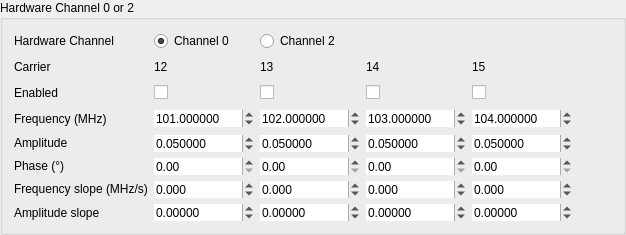
     <widget class="QGroupBox" name="groupBox_HW0_3">
      <property name="sizePolicy">
       <sizepolicy hsizetype="Preferred" vsizetype="Preferred">
        <horstretch>0</horstretch>
        <verstretch>0</verstretch>
       </sizepolicy>
      </property>
      <property name="minimumSize">
       <size>
        <width>0</width>
        <height>0</height>
       </size>
      </property>
      <property name="title">
       <string>Hardware Channel 0 or 2</string>
      </property>
      <property name="alignment">
       <set>Qt::AlignLeading|Qt::AlignLeft|Qt::AlignTop</set>
      </property>
      <layout class="QGridLayout" name="gridLayout_8">
       <item row="3" column="2">
        <widget class="QLabel" name="label_core_13">
         <property name="text">
          <string>13</string>
         </property>
        </widget>
       </item>
       <item row="7" column="1">
        <widget class="QDoubleSpinBox" name="phase_12">
         <property name="sizePolicy">
          <sizepolicy hsizetype="Fixed" vsizetype="Fixed">
           <horstretch>0</horstretch>
           <verstretch>0</verstretch>
          </sizepolicy>
         </property>
         <property name="minimumSize">
          <size>
           <width>100</width>
           <height>0</height>
          </size>
         </property>
         <property name="frame">
          <bool>false</bool>
         </property>
         <property name="suffix">
          <string/>
         </property>
         <property name="decimals">
          <number>2</number>
         </property>
         <property name="maximum">
          <double>360.000000000000000</double>
         </property>
         <property name="singleStep">
          <double>0.100000000000000</double>
         </property>
        </widget>
       </item>
       <item row="8" column="4">
        <widget class="QDoubleSpinBox" name="frequencySlope_15">
         <property name="sizePolicy">
          <sizepolicy hsizetype="Fixed" vsizetype="Fixed">
           <horstretch>0</horstretch>
           <verstretch>0</verstretch>
          </sizepolicy>
         </property>
         <property name="minimumSize">
          <size>
           <width>100</width>
           <height>0</height>
          </size>
         </property>
         <property name="frame">
          <bool>false</bool>
         </property>
         <property name="suffix">
          <string/>
         </property>
         <property name="decimals">
          <number>3</number>
         </property>
         <property name="minimum">
          <double>-1250.000000000000000</double>
         </property>
         <property name="maximum">
          <double>1250.000000000000000</double>
         </property>
         <property name="singleStep">
          <double>10.000000000000000</double>
         </property>
        </widget>
       </item>
       <item row="3" column="3">
        <widget class="QLabel" name="label_core_14">
         <property name="text">
          <string>14</string>
         </property>
        </widget>
       </item>
       <item row="3" column="1">
        <widget class="QLabel" name="label_core_12">
         <property name="text">
          <string>12</string>
         </property>
        </widget>
       </item>
       <item row="4" column="0">
        <widget class="QLabel" name="label_enabled_3">
         <property name="sizePolicy">
          <sizepolicy hsizetype="Fixed" vsizetype="Preferred">
           <horstretch>0</horstretch>
           <verstretch>0</verstretch>
          </sizepolicy>
         </property>
         <property name="minimumSize">
          <size>
           <width>120</width>
           <height>20</height>
          </size>
         </property>
         <property name="text">
          <string>Enabled</string>
         </property>
        </widget>
       </item>
       <item row="7" column="3">
        <widget class="QDoubleSpinBox" name="phase_13">
         <property name="sizePolicy">
          <sizepolicy hsizetype="Fixed" vsizetype="Fixed">
           <horstretch>0</horstretch>
           <verstretch>0</verstretch>
          </sizepolicy>
         </property>
         <property name="minimumSize">
          <size>
           <width>100</width>
           <height>0</height>
          </size>
         </property>
         <property name="frame">
          <bool>false</bool>
         </property>
         <property name="suffix">
          <string/>
         </property>
         <property name="decimals">
          <number>2</number>
         </property>
         <property name="maximum">
          <double>360.000000000000000</double>
         </property>
         <property name="singleStep">
          <double>0.100000000000000</double>
         </property>
        </widget>
       </item>
       <item row="7" column="2">
        <widget class="QDoubleSpinBox" name="phase_14">
         <property name="sizePolicy">
          <sizepolicy hsizetype="Fixed" vsizetype="Fixed">
           <horstretch>0</horstretch>
           <verstretch>0</verstretch>
          </sizepolicy>
         </property>
         <property name="minimumSize">
          <size>
           <width>100</width>
           <height>0</height>
          </size>
         </property>
         <property name="frame">
          <bool>false</bool>
         </property>
         <property name="suffix">
          <string/>
         </property>
         <property name="decimals">
          <number>2</number>
         </property>
         <property name="maximum">
          <double>360.000000000000000</double>
         </property>
         <property name="singleStep">
          <double>0.100000000000000</double>
         </property>
        </widget>
       </item>
       <item row="4" column="2">
        <widget class="QCheckBox" name="enable_13">
         <property name="sizePolicy">
          <sizepolicy hsizetype="Fixed" vsizetype="Fixed">
           <horstretch>0</horstretch>
           <verstretch>0</verstretch>
          </sizepolicy>
         </property>
         <property name="minimumSize">
          <size>
           <width>100</width>
           <height>0</height>
          </size>
         </property>
         <property name="text">
          <string/>
         </property>
         <property name="checked">
          <bool>false</bool>
         </property>
        </widget>
       </item>
       <item row="3" column="4">
        <widget class="QLabel" name="label_core_15">
         <property name="text">
          <string>15</string>
         </property>
        </widget>
       </item>
       <item row="5" column="4">
        <widget class="QDoubleSpinBox" name="frequency_15">
         <property name="sizePolicy">
          <sizepolicy hsizetype="Fixed" vsizetype="Fixed">
           <horstretch>0</horstretch>
           <verstretch>0</verstretch>
          </sizepolicy>
         </property>
         <property name="minimumSize">
          <size>
           <width>100</width>
           <height>0</height>
          </size>
         </property>
         <property name="frame">
          <bool>false</bool>
         </property>
         <property name="suffix">
          <string/>
         </property>
         <property name="decimals">
          <number>6</number>
         </property>
         <property name="maximum">
          <double>1250.000000000000000</double>
         </property>
         <property name="value">
          <double>104.000000000000000</double>
         </property>
        </widget>
       </item>
       <item row="5" column="2">
        <widget class="QDoubleSpinBox" name="frequency_13">
         <property name="sizePolicy">
          <sizepolicy hsizetype="Fixed" vsizetype="Fixed">
           <horstretch>0</horstretch>
           <verstretch>0</verstretch>
          </sizepolicy>
         </property>
         <property name="minimumSize">
          <size>
           <width>100</width>
           <height>0</height>
          </size>
         </property>
         <property name="frame">
          <bool>false</bool>
         </property>
         <property name="suffix">
          <string/>
         </property>
         <property name="decimals">
          <number>6</number>
         </property>
         <property name="maximum">
          <double>1250.000000000000000</double>
         </property>
         <property name="value">
          <double>102.000000000000000</double>
         </property>
        </widget>
       </item>
       <item row="7" column="4">
        <widget class="QDoubleSpinBox" name="phase_15">
         <property name="sizePolicy">
          <sizepolicy hsizetype="Fixed" vsizetype="Fixed">
           <horstretch>0</horstretch>
           <verstretch>0</verstretch>
          </sizepolicy>
         </property>
         <property name="minimumSize">
          <size>
           <width>100</width>
           <height>0</height>
          </size>
         </property>
         <property name="frame">
          <bool>false</bool>
         </property>
         <property name="suffix">
          <string/>
         </property>
         <property name="decimals">
          <number>2</number>
         </property>
         <property name="maximum">
          <double>360.000000000000000</double>
         </property>
         <property name="singleStep">
          <double>0.100000000000000</double>
         </property>
        </widget>
       </item>
       <item row="6" column="0">
        <widget class="QLabel" name="label_ampl_3">
         <property name="sizePolicy">
          <sizepolicy hsizetype="Preferred" vsizetype="Fixed">
           <horstretch>0</horstretch>
           <verstretch>0</verstretch>
          </sizepolicy>
         </property>
         <property name="minimumSize">
          <size>
           <width>120</width>
           <height>0</height>
          </size>
         </property>
         <property name="text">
          <string>Amplitude</string>
         </property>
        </widget>
       </item>
       <item row="5" column="0">
        <widget class="QLabel" name="label_freq_3">
         <property name="sizePolicy">
          <sizepolicy hsizetype="Preferred" vsizetype="Fixed">
           <horstretch>0</horstretch>
           <verstretch>0</verstretch>
          </sizepolicy>
         </property>
         <property name="minimumSize">
          <size>
           <width>120</width>
           <height>0</height>
          </size>
         </property>
         <property name="text">
          <string>Frequency (MHz)</string>
         </property>
        </widget>
       </item>
       <item row="7" column="0">
        <widget class="QLabel" name="label_phas_3">
         <property name="sizePolicy">
          <sizepolicy hsizetype="Preferred" vsizetype="Fixed">
           <horstretch>0</horstretch>
           <verstretch>0</verstretch>
          </sizepolicy>
         </property>
         <property name="minimumSize">
          <size>
           <width>120</width>
           <height>0</height>
          </size>
         </property>
         <property name="text">
          <string>Phase (°)</string>
         </property>
        </widget>
       </item>
       <item row="6" column="4">
        <widget class="QDoubleSpinBox" name="amplitude_15">
         <property name="sizePolicy">
          <sizepolicy hsizetype="Fixed" vsizetype="Fixed">
           <horstretch>0</horstretch>
           <verstretch>0</verstretch>
          </sizepolicy>
         </property>
         <property name="minimumSize">
          <size>
           <width>100</width>
           <height>0</height>
          </size>
         </property>
         <property name="frame">
          <bool>false</bool>
         </property>
         <property name="decimals">
          <number>6</number>
         </property>
         <property name="maximum">
          <double>1.000000000000000</double>
         </property>
         <property name="singleStep">
          <double>0.001000000000000</double>
         </property>
         <property name="value">
          <double>0.050000000000000</double>
         </property>
        </widget>
       </item>
       <item row="5" column="1">
        <widget class="QDoubleSpinBox" name="frequency_12">
         <property name="sizePolicy">
          <sizepolicy hsizetype="Fixed" vsizetype="Fixed">
           <horstretch>0</horstretch>
           <verstretch>0</verstretch>
          </sizepolicy>
         </property>
         <property name="minimumSize">
          <size>
           <width>100</width>
           <height>0</height>
          </size>
         </property>
         <property name="frame">
          <bool>false</bool>
         </property>
         <property name="suffix">
          <string/>
         </property>
         <property name="decimals">
          <number>6</number>
         </property>
         <property name="maximum">
          <double>1250.000000000000000</double>
         </property>
         <property name="value">
          <double>101.000000000000000</double>
         </property>
        </widget>
       </item>
       <item row="8" column="0">
        <widget class="QLabel" name="label_freq_slope_3">
         <property name="sizePolicy">
          <sizepolicy hsizetype="Preferred" vsizetype="Fixed">
           <horstretch>0</horstretch>
           <verstretch>0</verstretch>
          </sizepolicy>
         </property>
         <property name="minimumSize">
          <size>
           <width>120</width>
           <height>0</height>
          </size>
         </property>
         <property name="text">
          <string>Frequency slope (MHz/s)</string>
         </property>
        </widget>
       </item>
       <item row="5" column="3">
        <widget class="QDoubleSpinBox" name="frequency_14">
         <property name="sizePolicy">
          <sizepolicy hsizetype="Fixed" vsizetype="Fixed">
           <horstretch>0</horstretch>
           <verstretch>0</verstretch>
          </sizepolicy>
         </property>
         <property name="minimumSize">
          <size>
           <width>100</width>
           <height>0</height>
          </size>
         </property>
         <property name="frame">
          <bool>false</bool>
         </property>
         <property name="suffix">
          <string/>
         </property>
         <property name="decimals">
          <number>6</number>
         </property>
         <property name="maximum">
          <double>1250.000000000000000</double>
         </property>
         <property name="value">
          <double>103.000000000000000</double>
         </property>
        </widget>
       </item>
       <item row="6" column="2">
        <widget class="QDoubleSpinBox" name="amplitude_13">
         <property name="sizePolicy">
          <sizepolicy hsizetype="Fixed" vsizetype="Fixed">
           <horstretch>0</horstretch>
           <verstretch>0</verstretch>
          </sizepolicy>
         </property>
         <property name="minimumSize">
          <size>
           <width>100</width>
           <height>0</height>
          </size>
         </property>
         <property name="frame">
          <bool>false</bool>
         </property>
         <property name="decimals">
          <number>6</number>
         </property>
         <property name="maximum">
          <double>1.000000000000000</double>
         </property>
         <property name="singleStep">
          <double>0.001000000000000</double>
         </property>
         <property name="value">
          <double>0.050000000000000</double>
         </property>
        </widget>
       </item>
       <item row="6" column="3">
        <widget class="QDoubleSpinBox" name="amplitude_14">
         <property name="sizePolicy">
          <sizepolicy hsizetype="Fixed" vsizetype="Fixed">
           <horstretch>0</horstretch>
           <verstretch>0</verstretch>
          </sizepolicy>
         </property>
         <property name="minimumSize">
          <size>
           <width>100</width>
           <height>0</height>
          </size>
         </property>
         <property name="frame">
          <bool>false</bool>
         </property>
         <property name="decimals">
          <number>6</number>
         </property>
         <property name="maximum">
          <double>1.000000000000000</double>
         </property>
         <property name="singleStep">
          <double>0.001000000000000</double>
         </property>
         <property name="value">
          <double>0.050000000000000</double>
         </property>
        </widget>
       </item>
       <item row="8" column="1">
        <widget class="QDoubleSpinBox" name="frequencySlope_12">
         <property name="sizePolicy">
          <sizepolicy hsizetype="Fixed" vsizetype="Fixed">
           <horstretch>0</horstretch>
           <verstretch>0</verstretch>
          </sizepolicy>
         </property>
         <property name="minimumSize">
          <size>
           <width>100</width>
           <height>0</height>
          </size>
         </property>
         <property name="frame">
          <bool>false</bool>
         </property>
         <property name="suffix">
          <string/>
         </property>
         <property name="decimals">
          <number>3</number>
         </property>
         <property name="minimum">
          <double>-1250.000000000000000</double>
         </property>
         <property name="maximum">
          <double>1250.000000000000000</double>
         </property>
         <property name="singleStep">
          <double>10.000000000000000</double>
         </property>
        </widget>
       </item>
       <item row="8" column="3">
        <widget class="QDoubleSpinBox" name="frequencySlope_14">
         <property name="sizePolicy">
          <sizepolicy hsizetype="Fixed" vsizetype="Fixed">
           <horstretch>0</horstretch>
           <verstretch>0</verstretch>
          </sizepolicy>
         </property>
         <property name="minimumSize">
          <size>
           <width>100</width>
           <height>0</height>
          </size>
         </property>
         <property name="frame">
          <bool>false</bool>
         </property>
         <property name="suffix">
          <string/>
         </property>
         <property name="decimals">
          <number>3</number>
         </property>
         <property name="minimum">
          <double>-1250.000000000000000</double>
         </property>
         <property name="maximum">
          <double>1250.000000000000000</double>
         </property>
         <property name="singleStep">
          <double>10.000000000000000</double>
         </property>
        </widget>
       </item>
       <item row="4" column="1">
        <widget class="QCheckBox" name="enable_12">
         <property name="sizePolicy">
          <sizepolicy hsizetype="Fixed" vsizetype="Fixed">
           <horstretch>0</horstretch>
           <verstretch>0</verstretch>
          </sizepolicy>
         </property>
         <property name="minimumSize">
          <size>
           <width>100</width>
           <height>0</height>
          </size>
         </property>
         <property name="text">
          <string/>
         </property>
         <property name="checked">
          <bool>false</bool>
         </property>
        </widget>
       </item>
       <item row="6" column="1">
        <widget class="QDoubleSpinBox" name="amplitude_12">
         <property name="sizePolicy">
          <sizepolicy hsizetype="Fixed" vsizetype="Fixed">
           <horstretch>0</horstretch>
           <verstretch>0</verstretch>
          </sizepolicy>
         </property>
         <property name="minimumSize">
          <size>
           <width>100</width>
           <height>0</height>
          </size>
         </property>
         <property name="frame">
          <bool>false</bool>
         </property>
         <property name="decimals">
          <number>6</number>
         </property>
         <property name="maximum">
          <double>1.000000000000000</double>
         </property>
         <property name="singleStep">
          <double>0.001000000000000</double>
         </property>
         <property name="value">
          <double>0.050000000000000</double>
         </property>
        </widget>
       </item>
       <item row="3" column="0">
        <widget class="QLabel" name="label_carrier_3">
         <property name="sizePolicy">
          <sizepolicy hsizetype="Preferred" vsizetype="Fixed">
           <horstretch>0</horstretch>
           <verstretch>0</verstretch>
          </sizepolicy>
         </property>
         <property name="minimumSize">
          <size>
           <width>120</width>
           <height>20</height>
          </size>
         </property>
         <property name="text">
          <string>Carrier</string>
         </property>
        </widget>
       </item>
       <item row="8" column="2">
        <widget class="QDoubleSpinBox" name="frequencySlope_13">
         <property name="sizePolicy">
          <sizepolicy hsizetype="Fixed" vsizetype="Fixed">
           <horstretch>0</horstretch>
           <verstretch>0</verstretch>
          </sizepolicy>
         </property>
         <property name="minimumSize">
          <size>
           <width>100</width>
           <height>0</height>
          </size>
         </property>
         <property name="frame">
          <bool>false</bool>
         </property>
         <property name="suffix">
          <string/>
         </property>
         <property name="decimals">
          <number>3</number>
         </property>
         <property name="minimum">
          <double>-1250.000000000000000</double>
         </property>
         <property name="maximum">
          <double>1250.000000000000000</double>
         </property>
         <property name="singleStep">
          <double>10.000000000000000</double>
         </property>
        </widget>
       </item>
       <item row="4" column="4">
        <widget class="QCheckBox" name="enable_15">
         <property name="sizePolicy">
          <sizepolicy hsizetype="Fixed" vsizetype="Fixed">
           <horstretch>0</horstretch>
           <verstretch>0</verstretch>
          </sizepolicy>
         </property>
         <property name="minimumSize">
          <size>
           <width>100</width>
           <height>0</height>
          </size>
         </property>
         <property name="text">
          <string/>
         </property>
         <property name="checked">
          <bool>false</bool>
         </property>
        </widget>
       </item>
       <item row="0" column="2">
        <widget class="QRadioButton" name="radioButton_02_2">
         <property name="text">
          <string>Channel 2</string>
         </property>
         <attribute name="buttonGroup">
          <string notr="true">buttonGroup_02</string>
         </attribute>
        </widget>
       </item>
       <item row="4" column="3">
        <widget class="QCheckBox" name="enable_14">
         <property name="sizePolicy">
          <sizepolicy hsizetype="Fixed" vsizetype="Fixed">
           <horstretch>0</horstretch>
           <verstretch>0</verstretch>
          </sizepolicy>
         </property>
         <property name="minimumSize">
          <size>
           <width>100</width>
           <height>0</height>
          </size>
         </property>
         <property name="text">
          <string/>
         </property>
         <property name="checked">
          <bool>false</bool>
         </property>
        </widget>
       </item>
       <item row="5" column="5">
        <spacer name="horizontalSpacer_3">
         <property name="orientation">
          <enum>Qt::Horizontal</enum>
         </property>
         <property name="sizeHint" stdset="0">
          <size>
           <width>40</width>
           <height>20</height>
          </size>
         </property>
        </spacer>
       </item>
       <item row="0" column="0">
        <widget class="QLabel" name="label_carrier_6">
         <property name="sizePolicy">
          <sizepolicy hsizetype="Preferred" vsizetype="Fixed">
           <horstretch>0</horstretch>
           <verstretch>0</verstretch>
          </sizepolicy>
         </property>
         <property name="minimumSize">
          <size>
           <width>120</width>
           <height>20</height>
          </size>
         </property>
         <property name="text">
          <string>Hardware Channel</string>
         </property>
        </widget>
       </item>
       <item row="0" column="1">
        <widget class="QRadioButton" name="radioButton_02_0">
         <property name="text">
          <string>Channel 0</string>
         </property>
         <property name="checked">
          <bool>true</bool>
         </property>
         <attribute name="buttonGroup">
          <string notr="true">buttonGroup_02</string>
         </attribute>
        </widget>
       </item>
       <item row="9" column="0">
        <widget class="QLabel" name="label_68">
         <property name="text">
          <string>Amplitude slope</string>
         </property>
        </widget>
       </item>
       <item row="9" column="1">
        <widget class="QDoubleSpinBox" name="amplitudeSlope_12">
         <property name="sizePolicy">
          <sizepolicy hsizetype="Fixed" vsizetype="Fixed">
           <horstretch>0</horstretch>
           <verstretch>0</verstretch>
          </sizepolicy>
         </property>
         <property name="minimumSize">
          <size>
           <width>100</width>
           <height>0</height>
          </size>
         </property>
         <property name="wrapping">
          <bool>false</bool>
         </property>
         <property name="frame">
          <bool>false</bool>
         </property>
         <property name="buttonSymbols">
          <enum>QAbstractSpinBox::UpDownArrows</enum>
         </property>
         <property name="suffix">
          <string/>
         </property>
         <property name="decimals">
          <number>5</number>
         </property>
         <property name="minimum">
          <double>-100.000000000000000</double>
         </property>
         <property name="maximum">
          <double>100.000000000000000</double>
         </property>
         <property name="singleStep">
          <double>10.000000000000000</double>
         </property>
        </widget>
       </item>
       <item row="9" column="2">
        <widget class="QDoubleSpinBox" name="amplitudeSlope_13">
         <property name="sizePolicy">
          <sizepolicy hsizetype="Fixed" vsizetype="Fixed">
           <horstretch>0</horstretch>
           <verstretch>0</verstretch>
          </sizepolicy>
         </property>
         <property name="minimumSize">
          <size>
           <width>100</width>
           <height>0</height>
          </size>
         </property>
         <property name="wrapping">
          <bool>false</bool>
         </property>
         <property name="frame">
          <bool>false</bool>
         </property>
         <property name="buttonSymbols">
          <enum>QAbstractSpinBox::UpDownArrows</enum>
         </property>
         <property name="suffix">
          <string/>
         </property>
         <property name="decimals">
          <number>5</number>
         </property>
         <property name="minimum">
          <double>-100.000000000000000</double>
         </property>
         <property name="maximum">
          <double>100.000000000000000</double>
         </property>
         <property name="singleStep">
          <double>10.000000000000000</double>
         </property>
        </widget>
       </item>
       <item row="9" column="3">
        <widget class="QDoubleSpinBox" name="amplitudeSlope_14">
         <property name="sizePolicy">
          <sizepolicy hsizetype="Fixed" vsizetype="Fixed">
           <horstretch>0</horstretch>
           <verstretch>0</verstretch>
          </sizepolicy>
         </property>
         <property name="minimumSize">
          <size>
           <width>100</width>
           <height>0</height>
          </size>
         </property>
         <property name="wrapping">
          <bool>false</bool>
         </property>
         <property name="frame">
          <bool>false</bool>
         </property>
         <property name="buttonSymbols">
          <enum>QAbstractSpinBox::UpDownArrows</enum>
         </property>
         <property name="suffix">
          <string/>
         </property>
         <property name="decimals">
          <number>5</number>
         </property>
         <property name="minimum">
          <double>-100.000000000000000</double>
         </property>
         <property name="maximum">
          <double>100.000000000000000</double>
         </property>
         <property name="singleStep">
          <double>10.000000000000000</double>
         </property>
        </widget>
       </item>
       <item row="9" column="4">
        <widget class="QDoubleSpinBox" name="amplitudeSlope_15">
         <property name="sizePolicy">
          <sizepolicy hsizetype="Fixed" vsizetype="Fixed">
           <horstretch>0</horstretch>
           <verstretch>0</verstretch>
          </sizepolicy>
         </property>
         <property name="minimumSize">
          <size>
           <width>100</width>
           <height>0</height>
          </size>
         </property>
         <property name="wrapping">
          <bool>false</bool>
         </property>
         <property name="frame">
          <bool>false</bool>
         </property>
         <property name="buttonSymbols">
          <enum>QAbstractSpinBox::UpDownArrows</enum>
         </property>
         <property name="suffix">
          <string/>
         </property>
         <property name="decimals">
          <number>5</number>
         </property>
         <property name="minimum">
          <double>-100.000000000000000</double>
         </property>
         <property name="maximum">
          <double>100.000000000000000</double>
         </property>
         <property name="singleStep">
          <double>10.000000000000000</double>
         </property>
        </widget>
       </item>
      </layout>
     </widget>
